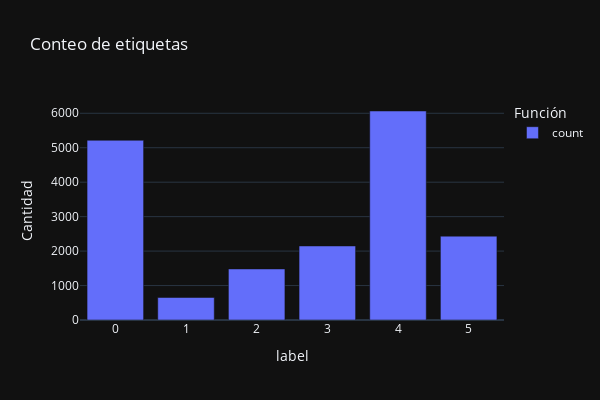

The cell this chart's notebook holds for it:
### Code cell
"""
'labels' argument accepts a dictionary that maps column names to the new, desired labels. 
Note that the legend title can also be changed in this way because, by default, legends have the name of a column name in the dataset.
"""

df.label.value_counts().to_frame().plot(
    kind='bar',
    title='Conteo de etiquetas',
    labels={'value':'Cantidad', 'variable':'Función'},
    height=400,
    width=600,
    template='plotly_dark')

### Figure 1 — Plotly figure (JSON) as saved in the notebook; plotly's stock layout.template omitted (floating-point values rounded to 4 significant figures)
{"data": [{"alignmentgroup": "True", "hovertemplate": "Función=count<br>label=%{x}<br>Cantidad=%{y}<extra></extra>", "legendgroup": "count", "marker": {"color": "#636efa", "pattern": {"shape": ""}}, "name": "count", "offsetgroup": "count", "orientation": "v", "showlegend": true, "textposition": "auto", "type": "bar", "x": [4, 0, 5, 3, 2, 1], "xaxis": "x", "y": [6066, 5216, 2434, 2149, 1482, 653], "yaxis": "y"}], "layout": {"barmode": "relative", "height": 400, "legend": {"title": {"text": "Función"}, "tracegroupgap": 0}, "title": {"text": "Conteo de etiquetas"}, "width": 600, "xaxis": {"anchor": "y", "domain": [0, 1], "title": {"text": "label"}}, "yaxis": {"anchor": "x", "domain": [0, 1], "title": {"text": "Cantidad"}}}}
